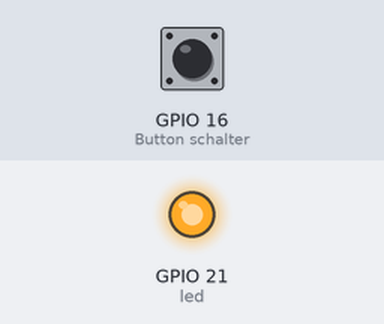
Recording of a program running on a simulated Raspberry Pi (BCM pin numbers). Shown: output pins drawn as LEDs (lit = HIGH). Inputs (shaded band) come from the test bench; at power-on: GPIO 16 (Button schalter) HIGH. What the program prints to the terminal is not drawn.

Above: at 1.2 s.
1.3 s: GPIO 16 (Button schalter) pulled LOW for 0.15 s
At 1.9 s:
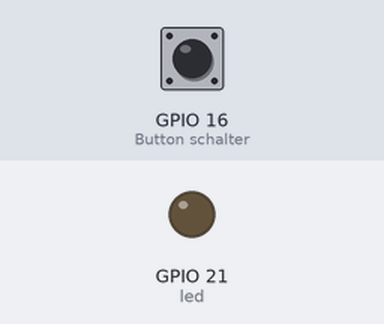
2.9 s: GPIO 16 (Button schalter) pulled LOW for 1 s
At 4.3 s:
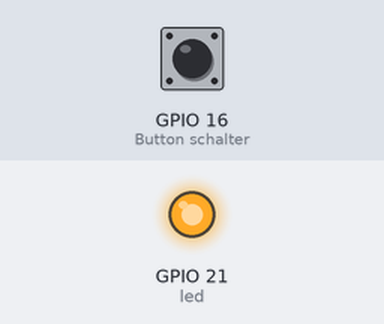
Timing chart, 0 to 5.9 s (numbered marks = the images above; inputs shaded):
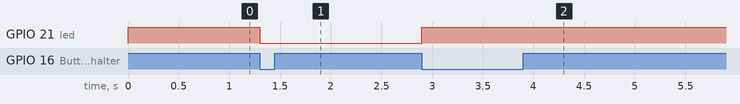

Measured:
- after the input at 1.3 s, GPIO 21 (led): HIGH → LOW at once
- after the input at 2.9 s, GPIO 21 (led): LOW → HIGH at once

The program:

led-callback.py
```python
# Bibliotheken und Klassen
from gpiozero import LED, Button
from time import sleep

# GPIO der Status-LED
pin_status = 21
# GPIO des Tasters
pin_button = 16

status = True
led_blink = False

def stop_function():   # Callback Funktion zum Programm beenden
     global status
     status = False

def led_function():     # Callback Funktion für die LED (blinken/leuchten)
     global led_blink
     led_blink = not led_blink

# Initialisiere LED am GPIO-Pin 17
led = LED(pin_status)
# Initialisiere Button am GPIO-Pin 25
schalter = Button(pin_button, pull_up = True, hold_time = 2)
# Initialisiere Callback Funktionen
schalter.when_pressed = led_function
schalter.when_held = stop_function

# Try-Catch-Block
print("Press button...")
print("Press and hold button will stop the program.")
try:
    # Hauptschleife
    while status:
        if led_blink:
            led.off()
        else:
            led.on()
# Fangen eines Fehlers/Signals
except KeyboardInterrupt:
    print("Programm abgebrochen.")
finally:
    print("Programm beendet.")
```
